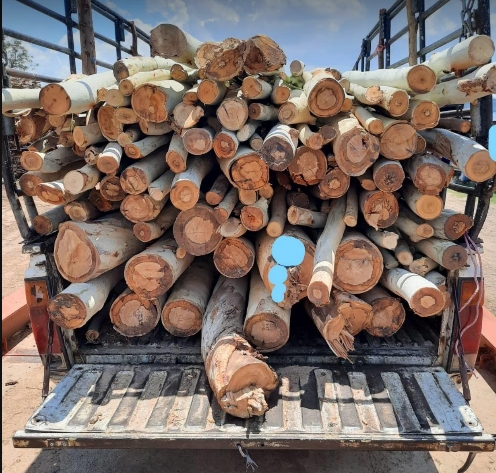
#> input picture dataset/1.jpg, 496 x 473 px
$ python -i find_contors.py   (imports and definitions only)
#> lines starting #> are read from the running program, lines starting #| are printed output that depends on the picture; after the words box and inside, x2 and y2 are one past the last pixel; in counts of white or black regions, pixels touching at a corner belong together
import cv2


def Find_contours(frame):
    # img pre-processing
    gray = cv2.cvtColor(frame, cv2.COLOR_RGB2GRAY)
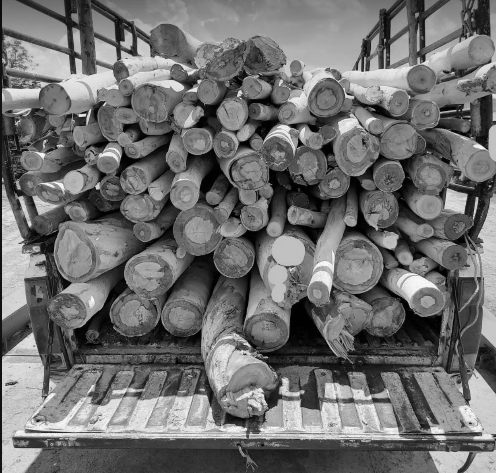
#> gray: shape (473, 496); min 0, max 252, mean 111.3
    blur = cv2.GaussianBlur(gray, (5, 5), 0)
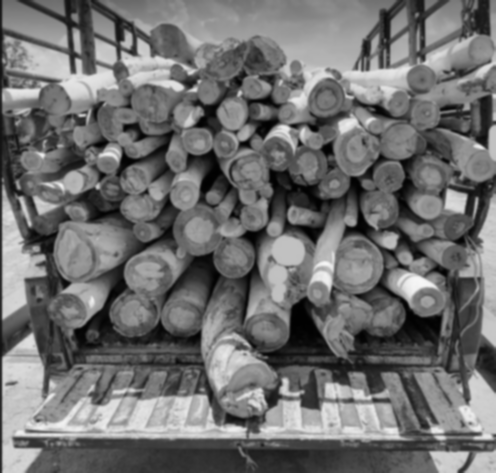
#> blur: shape (473, 496); min 1, max 246, mean 111.3
    ret, output = cv2.threshold(blur, 100, 255, cv2.THRESH_BINARY)
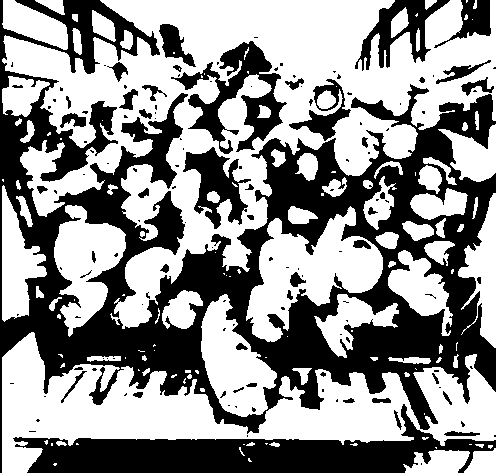
#> output: shape (473, 496); 56.8% white; 139 black regions (94 under 20 px)
    cnts, hierarchy = cv2.findContours(
        image=output, mode=cv2.RETR_TREE, method=cv2.CHAIN_APPROX_SIMPLE
    )
#> cnts = 276 contours, 168 with area under 20; largest, box (x1, y1, x2, y2) and area: (2, 0, 496, 329) 68984, (2, 332, 496, 473) 26732, (246, 206, 383, 342) 8604, (201, 294, 277, 417) 5089, (170, 40, 288, 155) 5064
    cv2.imshow("processing", output)
    return cnts


# [73 lines left out: functions HSV_method, draw, drawff, not called in this run]

>>> import cv2
>>> picture = cv2.cvtColor(cv2.imread('../dataset/1.jpg'), cv2.COLOR_BGR2RGB)
>>> result = Find_contours(picture)
#> result has the same summary as cnts in Find_contours

$ run again, on dataset/2.jpg
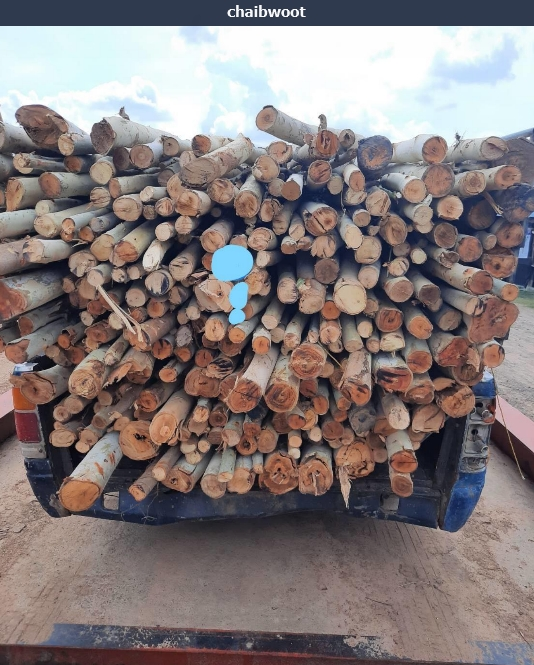
#> input picture dataset/2.jpg, 534 x 665 px
#> in Find_contours, `gray = cv2.cvtColor(frame, cv2.COLOR_RGB2GRAY)`:
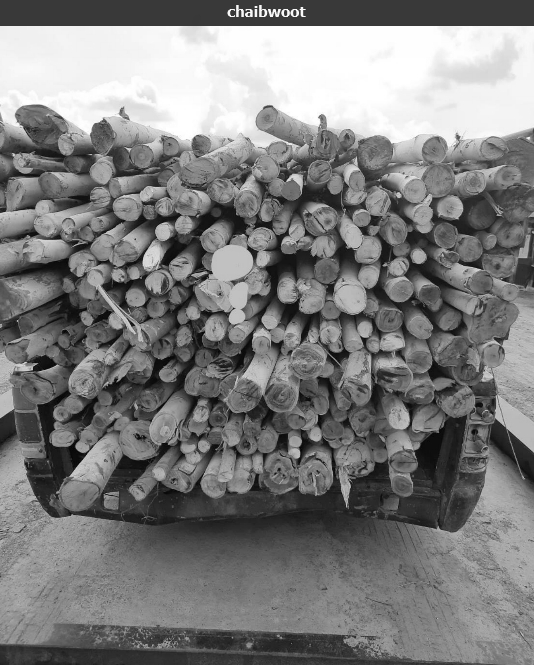
#> gray: shape (665, 534); min 3, max 255, mean 125.5
#> in Find_contours, `ret, output = cv2.threshold(blur, 100, 255, cv2.THRESH_BINARY)`:
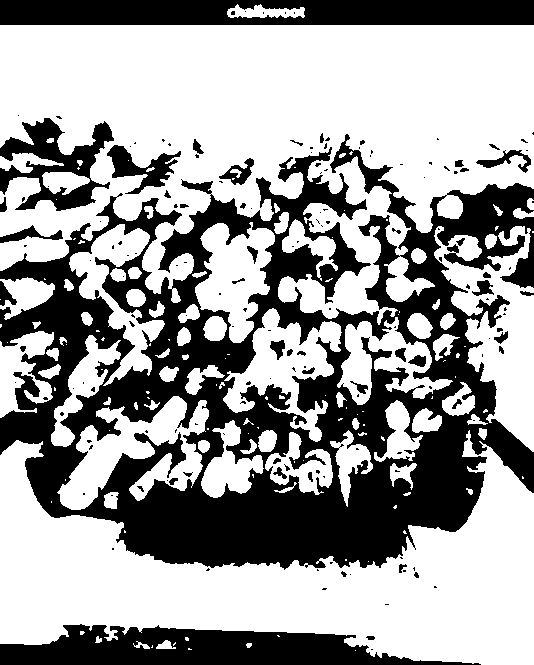
#> output: shape (665, 534); 61.9% white; 162 black regions (114 under 20 px)
#> cnts = 322 contours, 204 with area under 20; largest, box (x1, y1, x2, y2) and area: (0, 25, 534, 325) 98834, (0, 430, 534, 665) 57656, (434, 226, 534, 452) 10325, (57, 396, 209, 510) 7303, (223, 308, 342, 442) 6144
#> result has the same summary as cnts in Find_contours

$ run again, on dataset/3.jpg
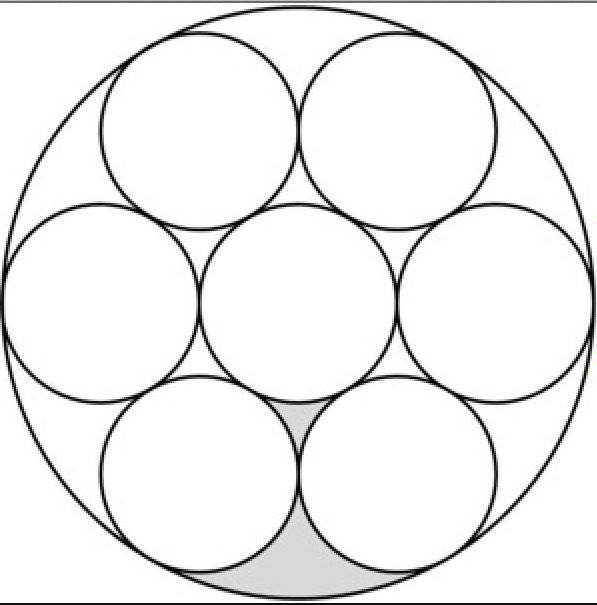
#> input picture dataset/3.jpg, 597 x 605 px
#> in Find_contours, `blur = cv2.GaussianBlur(gray, (5, 5), 0)`:
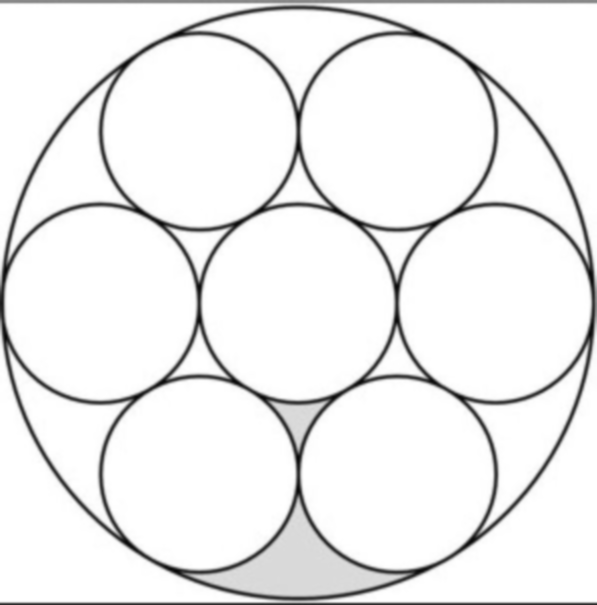
#> blur: shape (605, 597); min 7, max 255, mean 238.5
#> in Find_contours, `ret, output = cv2.threshold(blur, 100, 255, cv2.THRESH_BINARY)`:
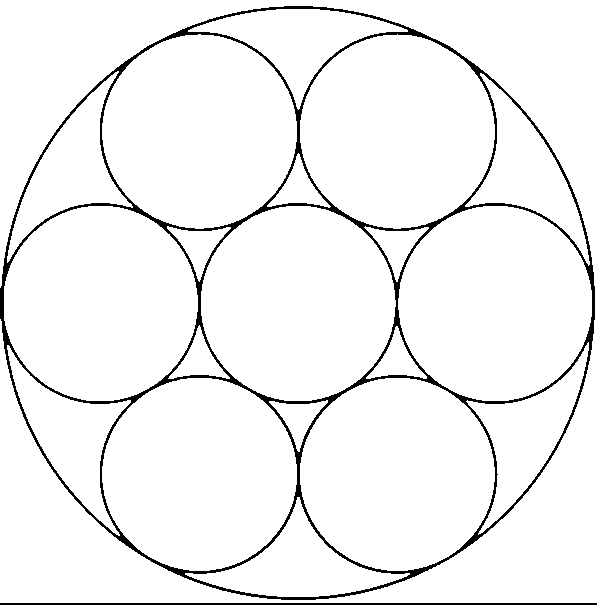
#> output: shape (605, 597); 95.4% white; 2 black regions
#> cnts = 20 contours; largest, box (x1, y1, x2, y2) and area: (0, 0, 597, 603) 80764, (201, 206, 396, 401) 29691, (4, 206, 198, 401) 29687, (398, 206, 592, 401) 29568, (102, 34, 297, 229) 29437
#> result has the same summary as cnts in Find_contours

$ run again, on dataset/4.jpg
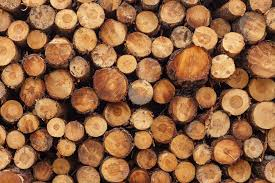
#> input picture dataset/4.jpg, 275 x 183 px
#> in Find_contours, `blur = cv2.GaussianBlur(gray, (5, 5), 0)`:
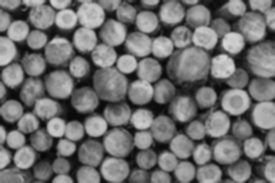
#> blur: shape (183, 275); min 5, max 215, mean 111.7
#> in Find_contours, `ret, output = cv2.threshold(blur, 100, 255, cv2.THRESH_BINARY)`:
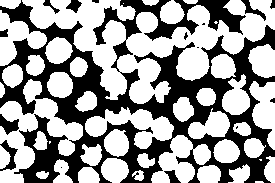
#> output: shape (183, 275); 60.5% white; 16 black regions (7 under 20 px)
#> cnts = 51 contours, 10 with area under 20; largest, box (x1, y1, x2, y2) and area: (22, 0, 275, 104) 10176, (0, 79, 83, 183) 2898, (85, 107, 174, 149) 1596, (151, 135, 211, 183) 1352, (0, 10, 47, 66) 1082
#> result has the same summary as cnts in Find_contours
